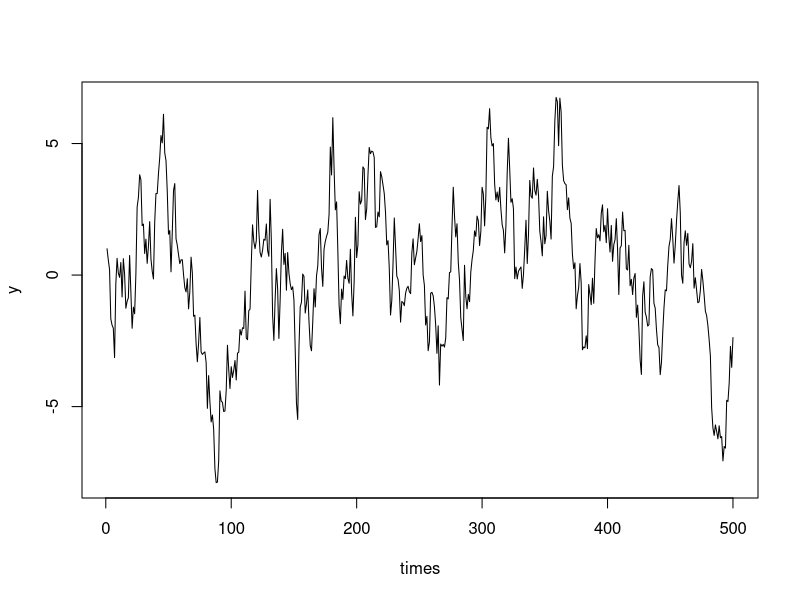
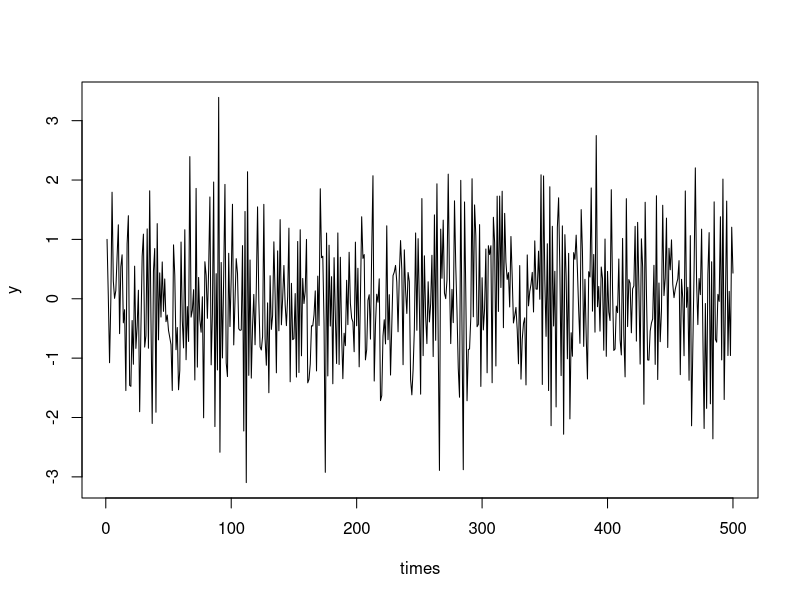

These figures' R source, in order:
## ---- chunk 1
m <- 500
times <- 1:m
e <- rnorm(m)
y <- rep(0, m)

y[1] <- 1 # initial value

for(i in times[-1]){
  y[i] <- 0.9*y[i-1] + e[i]  # current based on past value plus error
}

plot(times, y, type='l')
## ---- chunk 2
cov(y, e)
cor(y,e)
## ---- chunk 3
m <- 500
times <- 1:m
e <- rnorm(m)
y <- rep(0, m)

y[1] <- 1 # initial value

for(i in times[-1]){
  y[i] <- -0.3*y[i-1] + e[i]  # current based on past value plus error
}

plot(times, y, type='l')
## ---- chunk 4
cov(y,e)
cor(y,e)
## ---- chunk 5
rowOne <- c(0.25,0.175,0.1225,0.08575,0.060025,0.0420175,0.02941225,0.020588575,0.0144120025,0.0100884018)
rowTwo <- c(0.175,0.25,0.175,0.1225,0.08575,0.060025,0.0420175,0.02941225,0.020588575,0.0144120025)
rowThree <- c(0.1225,0.175,0.25,0.175,0.1225,0.08575,0.060025,0.0420175,0.02941225,0.020588575)
rowFour <- c(0.08575,0.1225,0.175,0.25,0.175,0.1225,0.08575,0.060025,0.0420175,0.02941225)
rowFive <- c(0.060025, 0.08575,0.1225,0.175,0.25,0.175,0.1225,0.08575,0.060025,0.0420175)
rowSix <- c(0.0420175, 0.060025, 0.08575,0.1225,0.175,0.25,0.175,0.1225,0.08575,0.060025)
rowSeven <- c(0.02941225, 0.0420175, 0.060025, 0.08575,0.1225,0.175,0.25,0.175,0.1225,0.08575)
rowEight <- c(0.020588575, 0.02941225, 0.0420175, 0.060025, 0.08575,0.1225,0.175,0.25,0.175,0.1225)
rowNine <- c(0.0144120025,0.020588575, 0.02941225, 0.0420175, 0.060025, 0.08575,0.1225,0.175,0.25,0.175)
rowTen <- c(0.0100884018,0.0144120025,0.020588575, 0.02941225, 0.0420175, 0.060025, 0.08575,0.1225,0.175,0.25)

D <- c(rowOne,rowTwo,rowThree,rowFour,rowFive,rowSix,rowSeven,rowEight,rowNine,rowTen)
Sigma <- matrix(D, byrow=TRUE, nrow=10, ncol=10)
## ---- chunk 6
sim <- matrix(0, nrow = 500, ncol = 10)

L <- t(chol(Sigma))

for(i in 1:500){
  z <- rnorm(10)
  sim[i,] <- L %*% z
}
## ---- chunk 7
cov(sim[,1],sim[,2])
cov(sim[,2],sim[,3])
cov(sim[,3],sim[,4])
cov(sim[,4],sim[,5])
cor(sim[,1],sim[,2])
cor(sim[,2],sim[,3])
cor(sim[,3],sim[,4])
cor(sim[,4],sim[,5])
